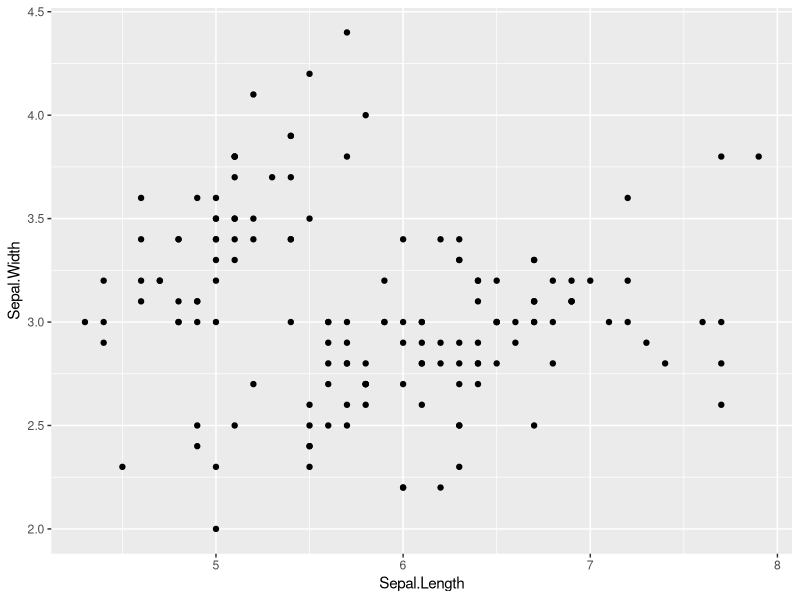
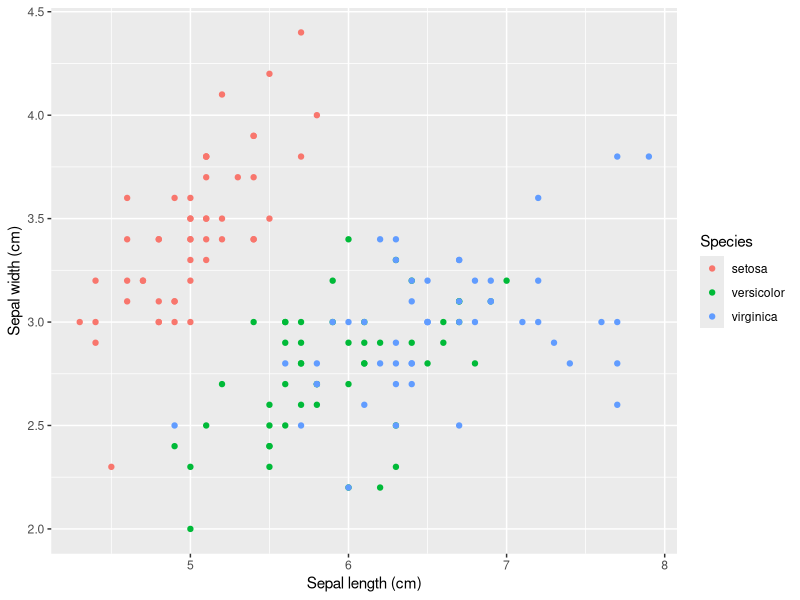
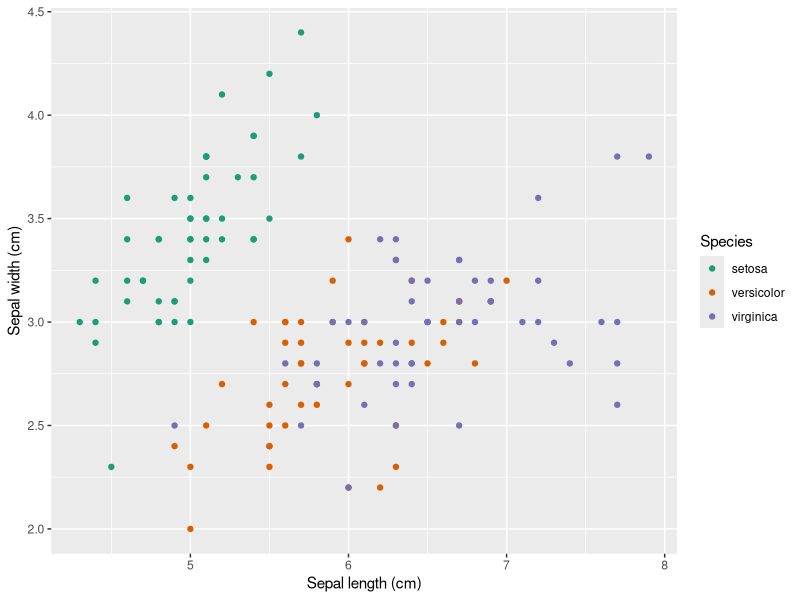
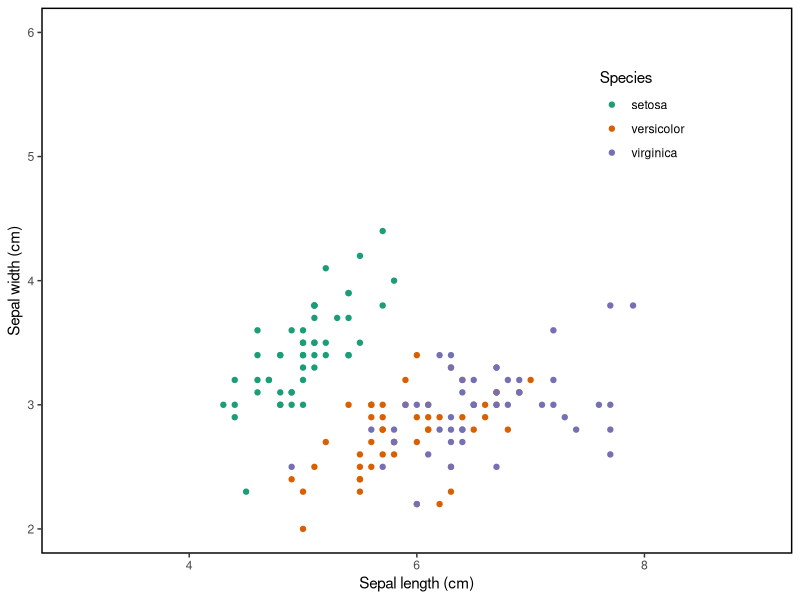
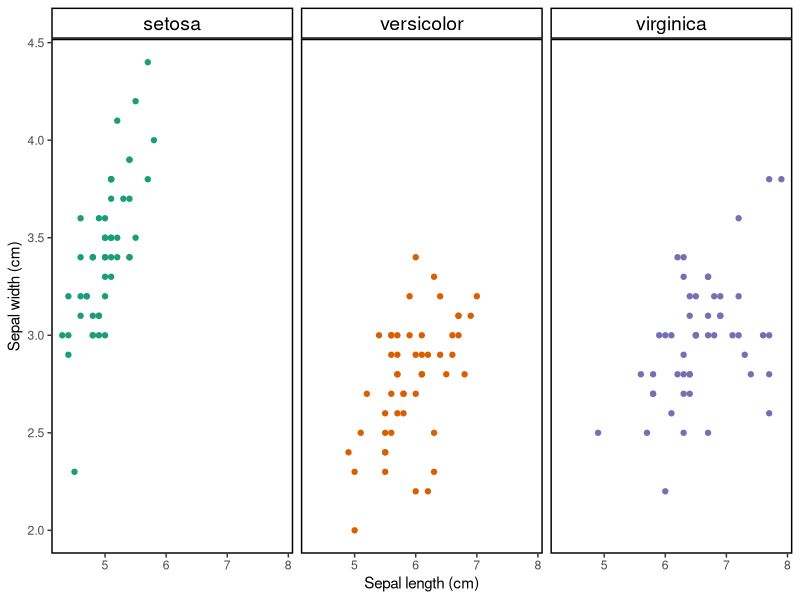
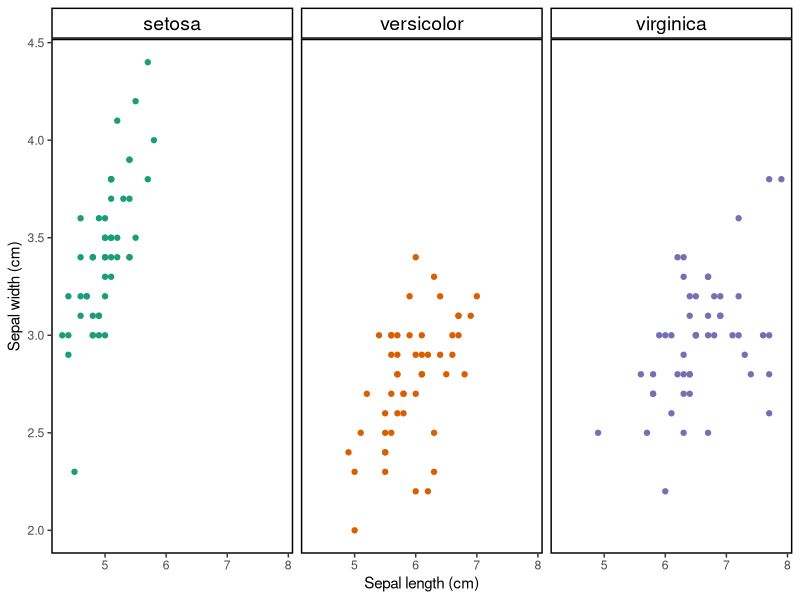

Generate these figures, in order, with R:

#### load libraries ####
library(ggplot2)
library(data.table)


#### load iris example data (https://www.statology.org/iris-dataset-r/) ####
data(iris) 

## convert to data.table 
setDT(iris) 

#### basic scatter plot ####
ggplot(data = iris) + 
  geom_point(aes(Sepal.Length, 
                 Sepal.Width)) 

#### update plot 1 ####
#### color by species and have appropriate axis labels

## plot
ggplot(iris) + 
  geom_point(aes(Sepal.Length, 
                 Sepal.Width, 
                 color = Species)) +
  ylab("Sepal width (cm)") +
  xlab("Sepal length (cm)")

#### update plot 2 ####
#### customize color (https://colorbrewer2.org/)

## assign three colours 
col = c("#1b9e77", "#d95f02", "#7570b3") 

## plot
ggplot(iris) + 
  geom_point(aes(Sepal.Length, 
                 Sepal.Width, 
                 color = Species)) +
  ylab("Sepal width (cm)") +
  xlab("Sepal length (cm)") +
  scale_color_manual(values = col)
  #scale_color_viridis_d()

#### update plot 3 ####
#### customize background using a theme

## assign theme
theme_iris <- theme(legend.position = c(0.8, 0.8),
                    legend.key = element_blank(),
                    panel.grid.minor = element_blank(),
                    panel.background = element_blank(), 
                    panel.border = element_rect(colour = "black", fill=NA, size = 1))

## plot
ggplot(iris) + 
  geom_point(aes(Sepal.Length, 
                 Sepal.Width, 
                 color = Species)) +
  xlim(3,9) +
  ylim(2,6) +
  ylab("Sepal width (cm)") +
  xlab("Sepal length (cm)") +
  scale_color_manual(values = col) +
  theme_iris
  #theme_bw()

#### update plot 4 ####
#### facet_wrap

## assign theme
theme_facet <- theme(legend.position = 'none',
                     strip.background = element_rect(color = "black", 
                                                     fill = "white", 
                                                     size = 1),
                     strip.text = element_text(size = 14, color = "black"),
                     panel.grid.minor = element_blank(),
                     panel.background = element_blank(), 
                     panel.border = element_rect(colour = "black", fill=NA, size = 1))

## plot
ggplot(iris) + 
  geom_point(aes(Sepal.Length, 
                 Sepal.Width, 
                 color = Species)) +
  ylab("Sepal width (cm)") +
  xlab("Sepal length (cm)") +
  scale_color_manual(values = col) +
  theme_facet +
  facet_wrap(~Species)

#### update plot 5 ####
#### export as "publication ready"

png("figures/fig1.png", width = 3000, height = 2000, units = "px", res = 500)
ggplot(iris) + 
  geom_point(aes(Sepal.Length, 
                 Sepal.Width, 
                 color = Species)) +
  ylab("Sepal width (cm)") +
  xlab("Sepal length (cm)") +
  scale_color_manual(values = col) +
  theme_facet +
  facet_wrap(~Species)
dev.off()
